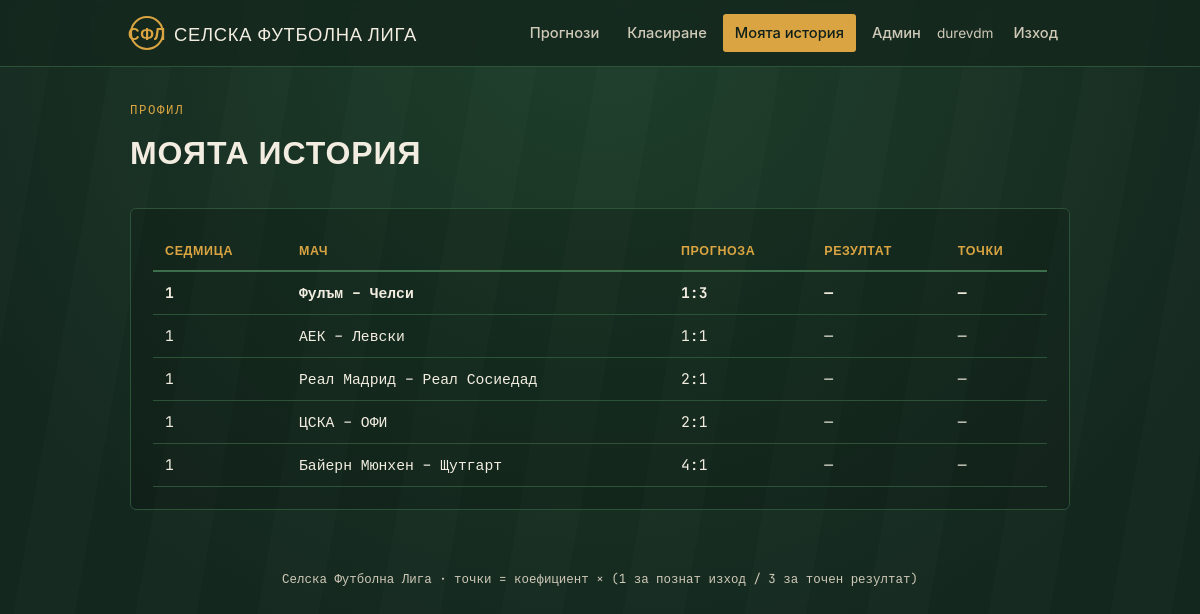
The page /history (signed in) on the database its author committed.
### app.py (models this page shows, shortened)
class User(db.Model, UserMixin):
    id = db.Column(db.Integer, primary_key=True)
    username = db.Column(db.String(64), unique=True, nullable=False)
    password_hash = db.Column(db.String(255), nullable=False)
    is_admin = db.Column(db.Boolean, default=False, nullable=False)
    created_at = db.Column(db.DateTime, default=datetime.utcnow)
    predictions = db.relationship("Prediction", backref="user", lazy=True)

class Prediction(db.Model):
    id = db.Column(db.Integer, primary_key=True)
    user_id = db.Column(db.Integer, db.ForeignKey("user.id"), nullable=False)
    match_id = db.Column(db.Integer, db.ForeignKey("match.id"), nullable=False)
    pred_home = db.Column(db.Integer, nullable=False)
    pred_away = db.Column(db.Integer, nullable=False)
    points = db.Column(db.Float, nullable=True)  # изчислява се, когато мачът приключи
    __table_args__ = (db.UniqueConstraint("user_id", "match_id", name="uq_user_match"),)

class Week(db.Model):
    id = db.Column(db.Integer, primary_key=True)
    number = db.Column(db.Integer, unique=True, nullable=False)
    deadline = db.Column(db.DateTime, nullable=False)
    is_closed = db.Column(db.Boolean, default=False, nullable=False)  # ръчно затворена от админ
    matches = db.relationship(
        "Match", backref="week", lazy=True,
        order_by="Match.kickoff_time", cascade="all, delete-orphan"
    )

class Match(db.Model):
    id = db.Column(db.Integer, primary_key=True)
    week_id = db.Column(db.Integer, db.ForeignKey("week.id"), nullable=False)
    home_team = db.Column(db.String(80), nullable=False)
    away_team = db.Column(db.String(80), nullable=False)
    kickoff_time = db.Column(db.DateTime, nullable=True)
    odd_1 = db.Column(db.Float, nullable=False)
    odd_x = db.Column(db.Float, nullable=False)
    odd_2 = db.Column(db.Float, nullable=False)
    actual_home = db.Column(db.Integer, nullable=True)
    actual_away = db.Column(db.Integer, nullable=True)
    predictions = db.relationship(
        "Prediction", backref="match", lazy=True, cascade="all, delete-orphan"
    )
    def is_finished(self):
        return self.actual_home is not None and self.actual_away is not None
    def label(self):
        return f"{self.home_team} – {self.away_team}"

### app.py (the view)
@app.route("/history")
@login_required
def history():
    rows = (
        Prediction.query.filter_by(user_id=current_user.id)
        .join(Match).join(Week)
        .order_by(Week.number.desc(), Match.kickoff_time.asc())
        .all()
    )
    return render_template("history.html", rows=rows)

### app.py (called while the page is built)
@login_manager.user_loader
def load_user(user_id):
    return db.session.get(User, int(user_id))

@app.context_processor
def inject_globals():
    return {"now": datetime.utcnow()}

### templates/history.html (shortened to what this page needs)
{% extends "base.html" %}
{% block content %}
<div class="page-head">
  <div class="eyebrow">Профил</div>
  <h1>Моята история</h1>
</div>
<div class="panel">
  <table class="scoreboard">
    <thead>
      <tr>
        <th>Седмица</th>
        <th>Мач</th>
        <th>Прогноза</th>
        <th>Резултат</th>
        <th>Точки</th>
      </tr>
    </thead>
    <tbody>
      {% for pred in rows %}
      <tr>
        <td>{{ pred.match.week.number }}</td>
        <td>{{ pred.match.label() }}</td>
        <td>{{ pred.pred_home }}:{{ pred.pred_away }}</td>
        <td>
          {% if pred.match.is_finished() %}{{ pred.match.actual_home }}:{{ pred.match.actual_away }}{% else %}—{% endif %}
        </td>
        <td>{{ pred.points if pred.points is not none else '—' }}</td>
      </tr>
      {% else %}
      <tr><td colspan="5" style="color:var(--chalk-dim);">Все още нямаш подадени прогнози.</td></tr>
      {% endfor %}
    </tbody>
  </table>
</div>
{% endblock %}

### templates/base.html (shortened to what this page needs)
<!DOCTYPE html>
<html lang="bg">
<head>
  <link rel="stylesheet" href="{{ url_for('static', filename='style.css') }}">
</head>
<body>
  <nav class="navbar">
    <div class="navbar-inner">
      <a class="brand" href="{{ url_for('index') if current_user.is_authenticated else url_for('login') }}">
        <span class="brand-badge">СФЛ</span>
        Селска Футболна Лига
      </a>
      {% if current_user.is_authenticated %}
      <div class="nav-links">
        <a href="{{ url_for('index') }}" class="{{ 'active' if request.endpoint == 'index' }}">Прогнози</a>
        <a href="{{ url_for('standings_view') }}" class="{{ 'active' if request.endpoint == 'standings_view' }}">Класиране</a>
        <a href="{{ url_for('history') }}" class="{{ 'active' if request.endpoint == 'history' }}">Моята история</a>
        {% if current_user.is_admin %}
        <a href="{{ url_for('admin_dashboard') }}" class="{{ 'active' if request.endpoint and request.endpoint.startswith('admin') }}">Админ</a>
        {% endif %}
        <span class="nav-user">{{ current_user.username }}</span>
        <a href="{{ url_for('logout') }}">Изход</a>
      </div>
      {% endif %}
    </div>
  </nav>
  <div class="container">
    {% block content %}{% endblock %}
    <footer class="site-footer">Селска Футболна Лига · точки = коефициент × (1 за познат изход / 3 за точен резултат)</footer>
  </div>
</body>
</html>

### static/style.css (style rules this page uses)
:root { --pitch-dark: #14271e; --pitch: #1e3f2b; --pitch-line: #3c6e4c; --pitch-line-soft: #2c5238; --chalk: #f2ede0; --chalk-dim: #cfc9b8; --gold: #d9a441; --gold-dim: #8a6a2c; --brick: #c1503a; --ink: #10201a; --radius: 3px; --font-display: 'Oswald', 'Arial Narrow', sans-serif; --font-body: 'Inter', -apple-system, BlinkMacSystemFont, 'Segoe UI', sans-serif; --font-mono: 'JetBrains Mono', 'Courier New', monospace; }
* { box-sizing: border-box; }
html { scroll-behavior: smooth; }
body { margin: 0; min-height: 100vh; background: radial-gradient(circle at 50% 0%, var(--pitch) 0%, var(--pitch-dark) 70%); background-attachment: fixed; color: var(--chalk); font-family: var(--font-body); line-height: 1.5; }
body::before { content: ""; position: fixed; inset: 0; z-index: -1; background: repeating-linear-gradient( 100deg, rgba(255,255,255,0.015) 0px, rgba(255,255,255,0.015) 60px, transparent 60px, transparent 120px ); pointer-events: none; }
a { color: inherit; }
h1, h2, h3, h4 { font-family: var(--font-display); text-transform: uppercase; letter-spacing: 0.03em; margin: 0 0 0.5em 0; font-weight: 600; }
.container { max-width: 980px; margin: 0 auto; padding: 0 20px 60px; }
.navbar { border-bottom: 1px solid var(--pitch-line-soft); background: rgba(20, 39, 30, 0.85); backdrop-filter: blur(6px); position: sticky; top: 0; z-index: 10; }
.navbar-inner { max-width: 980px; margin: 0 auto; padding: 14px 20px; display: flex; align-items: center; justify-content: space-between; flex-wrap: wrap; gap: 10px; }
.brand { display: flex; align-items: center; gap: 10px; text-decoration: none; font-family: var(--font-display); font-size: 1.15rem; letter-spacing: 0.04em; text-transform: uppercase; color: var(--chalk); }
.brand-badge { width: 34px; height: 34px; border-radius: 50%; border: 2px solid var(--gold); display: flex; align-items: center; justify-content: center; font-size: 1rem; color: var(--gold); font-weight: 700; }
.nav-links { display: flex; align-items: center; gap: 4px; flex-wrap: wrap; }
.nav-links a { text-decoration: none; padding: 8px 12px; border-radius: var(--radius); font-size: 0.92rem; color: var(--chalk-dim); font-weight: 500; }
.nav-links a.active { color: var(--ink); background: var(--gold); }
.nav-user { font-size: 0.85rem; color: var(--chalk-dim); margin-right: 4px; }
.page-head { padding: 34px 0 18px; }
.page-head .eyebrow { font-family: var(--font-mono); color: var(--gold); font-size: 0.78rem; letter-spacing: 0.12em; text-transform: uppercase; margin-bottom: 6px; }
.panel { background: rgba(0,0,0,0.16); border: 1px solid var(--pitch-line-soft); border-radius: 6px; padding: 22px; margin-bottom: 20px; }
.scoreboard { width: 100%; border-collapse: collapse; font-family: var(--font-mono); }
.scoreboard th { text-align: left; font-family: var(--font-display); text-transform: uppercase; font-size: 0.78rem; letter-spacing: 0.05em; color: var(--gold); padding: 10px 12px; border-bottom: 2px solid var(--pitch-line); }
.scoreboard td { padding: 10px 12px; border-bottom: 1px solid var(--pitch-line-soft); font-size: 0.92rem; }
.scoreboard tr:first-child td { font-weight: 700; }
footer.site-footer { text-align: center; color: var(--chalk-dim); font-size: 0.78rem; padding: 40px 0 10px; font-family: var(--font-mono); }

### rows shown on the page
User: username "durevdm"
Prediction: match.week.number "1", match.label "Фулъм – Челси", pred_home "1", pred_away "3", points "—"
Prediction: match.week.number "1", match.label "АЕК – Левски", pred_home "1", pred_away "1", points "—"
Prediction: match.week.number "1", match.label "Реал Мадрид – Реал Сосиедад", pred_home "2", pred_away "1", points "—"
Prediction: match.week.number "1", match.label "ЦСКА – ОФИ", pred_home "2", pred_away "1", points "—"
Prediction: match.week.number "1", match.label "Байерн Мюнхен – Щутгарт", pred_home "4", pred_away "1", points "—"
